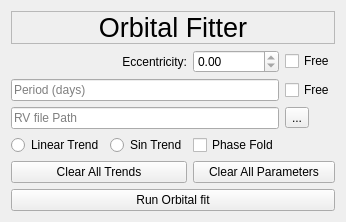
         <widget class="QWidget" name="OrbitalFit">
          <attribute name="title">
           <string>Orb-Fit</string>
          </attribute>
          <layout class="QGridLayout" name="gridLayout_13">
           <item row="1" column="2">
            <widget class="QDoubleSpinBox" name="EccentricityValue">
             <property name="toolTip">
              <string>Eccentricity</string>
             </property>
             <property name="maximum">
              <double>0.000000000000000</double>
             </property>
             <property name="singleStep">
              <double>0.000000000000000</double>
             </property>
            </widget>
           </item>
           <item row="8" column="0" colspan="4">
            <widget class="QPushButton" name="OrbFitRun">
             <property name="text">
              <string>Run Orbital fit</string>
             </property>
            </widget>
           </item>
           <item row="3" column="0" colspan="3">
            <widget class="QLineEdit" name="lineEdit_8">
             <property name="toolTip">
              <string>Period in days</string>
             </property>
             <property name="placeholderText">
              <string>Period (days)</string>
             </property>
            </widget>
           </item>
           <item row="6" column="1">
            <widget class="QRadioButton" name="SinTrend">
             <property name="text">
              <string>Sin Trend</string>
             </property>
            </widget>
           </item>
           <item row="7" column="2" colspan="2">
            <widget class="QPushButton" name="OrbClearAll">
             <property name="text">
              <string>Clear All Parameters</string>
             </property>
            </widget>
           </item>
           <item row="1" column="3">
            <widget class="QCheckBox" name="FreeEccentricity">
             <property name="toolTip">
              <string>Make the Eccentricity a Free parameter</string>
             </property>
             <property name="text">
              <string>Free</string>
             </property>
             <property name="checkable">
              <bool>false</bool>
             </property>
            </widget>
           </item>
           <item row="6" column="0">
            <widget class="QRadioButton" name="Lineartrend">
             <property name="text">
              <string>Linear Trend</string>
             </property>
            </widget>
           </item>
           <item row="6" column="2">
            <widget class="QCheckBox" name="PhaseFoldyn">
             <property name="text">
              <string>Phase Fold</string>
             </property>
            </widget>
           </item>
           <item row="7" column="0" colspan="2">
            <widget class="QPushButton" name="OrbClearTrends">
             <property name="text">
              <string>Clear All Trends</string>
             </property>
            </widget>
           </item>
           <item row="4" column="3">
            <widget class="QToolButton" name="OrbBrowse">
             <property name="toolTip">
              <string>Browse computer for RV files</string>
             </property>
             <property name="text">
              <string>...</string>
             </property>
            </widget>
           </item>
           <item row="3" column="3">
            <widget class="QCheckBox" name="FreePeriod">
             <property name="toolTip">
              <string>Make the period a free parameter</string>
             </property>
             <property name="text">
              <string>Free</string>
             </property>
             <property name="checkable">
              <bool>false</bool>
             </property>
             <property name="checked">
              <bool>false</bool>
             </property>
            </widget>
           </item>
           <item row="4" column="0" colspan="3">
            <widget class="QLineEdit" name="lineEdit_9">
             <property name="toolTip">
              <string>Path to RV file</string>
             </property>
             <property name="placeholderText">
              <string>RV file Path</string>
             </property>
            </widget>
           </item>
           <item row="1" column="1">
            <widget class="QLabel" name="EccentricityLabel">
             <property name="text">
              <string>Eccentricity:</string>
             </property>
             <property name="alignment">
              <set>Qt::AlignRight|Qt::AlignTrailing|Qt::AlignVCenter</set>
             </property>
            </widget>
           </item>
           <item row="0" column="0" colspan="4">
            <widget class="QLabel" name="orbitalFitLabel">
             <property name="sizePolicy">
              <sizepolicy hsizetype="Preferred" vsizetype="Maximum">
               <horstretch>0</horstretch>
               <verstretch>0</verstretch>
              </sizepolicy>
             </property>
             <property name="font">
              <font>
               <family>Helvetica</family>
               <pointsize>20</pointsize>
              </font>
             </property>
             <property name="frameShape">
              <enum>QFrame::StyledPanel</enum>
             </property>
             <property name="text">
              <string>Orbital Fitter</string>
             </property>
             <property name="alignment">
              <set>Qt::AlignCenter</set>
             </property>
            </widget>
           </item>
          </layout>
         </widget>
